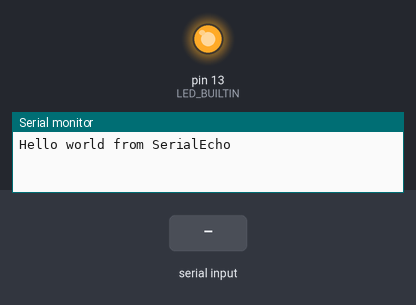
A sketch run on a simulated Arduino Uno, built with avr-gcc and run on an emulated ATmega328P. Parts: output pins drawn as LEDs (lit = HIGH), the last lines printed to the serial monitor. The inputs (shaded band) are chosen by the test bench.

Above: at 1.2 s.
1.3 s: "1" received over Serial
At 2.8 s:
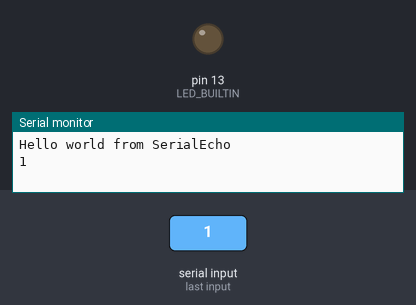
Timing chart, 0 to 4.5 s (numbered marks = the images above; inputs shaded):
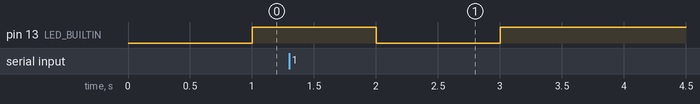

The sketch:

SerialEcho.ino
```cpp
/*
  SerialEcho sketch

  Any text you type in the IDE Serial monitor will be written back out that serial port

  This works on ESP8266 D1 UNO R1
  https://www.instructables.com/Arduino-WeMos-D1-WiFi-UNO-ESP-8266-IoT-IDE-Compati/
  June 10, 2021
*/

void setup() {
  // initialize digital pin LED_BUILTIN as an output.
  pinMode(LED_BUILTIN, OUTPUT);
  Serial.begin(115200);
  while (!Serial) {
    ;
  }
  Serial.println("Hello world from SerialEcho");
}

void loop() {
  while (Serial.available()) {      // If anything comes in Serial (USB)
    digitalWrite(LED_BUILTIN, LOW);
    Serial.write(Serial.read());   // read it and send it back
  }
  delay(1000);                       // wait for a second
  digitalWrite(LED_BUILTIN, HIGH);    // turn the LED off by floating pin out
}
```

Measured:
- after the input at 1.3 s, pin 13 (LED_BUILTIN): HIGH → LOW after 0.70 s, → HIGH 1.0 s later
